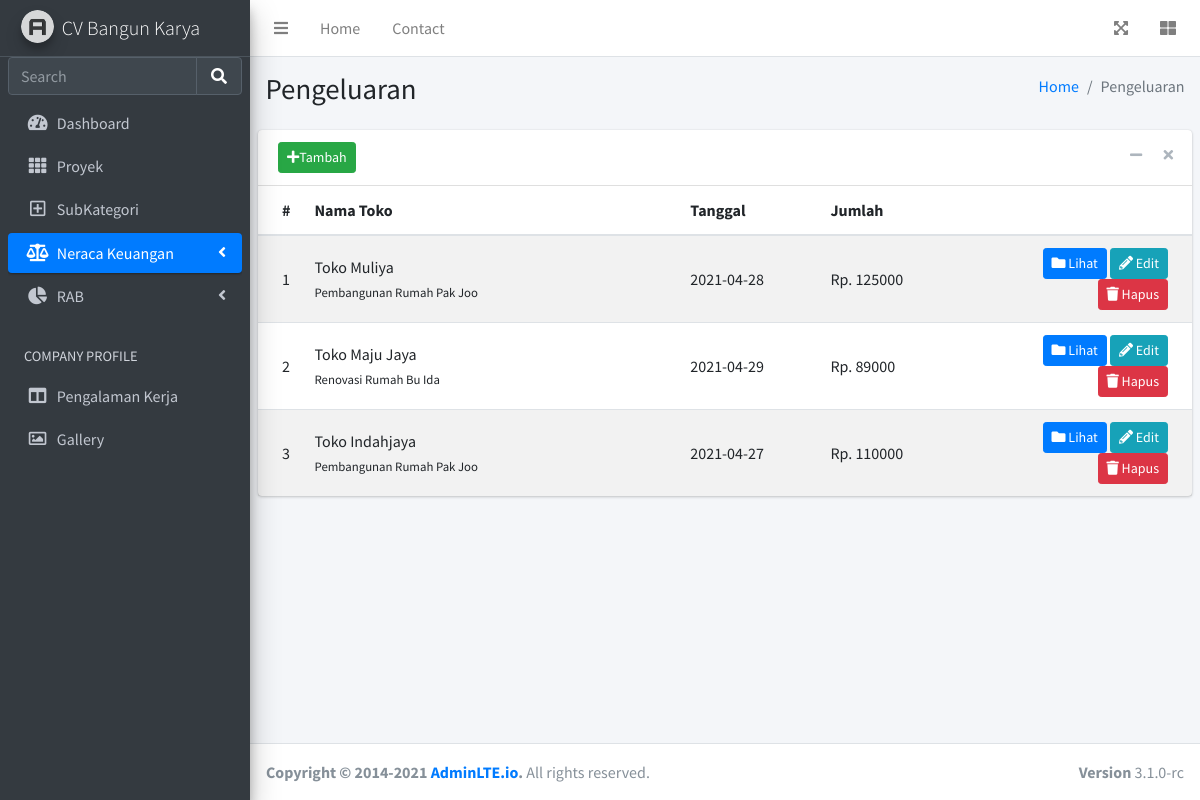
/pengeluaran, run on an earlier commit of the app's database.
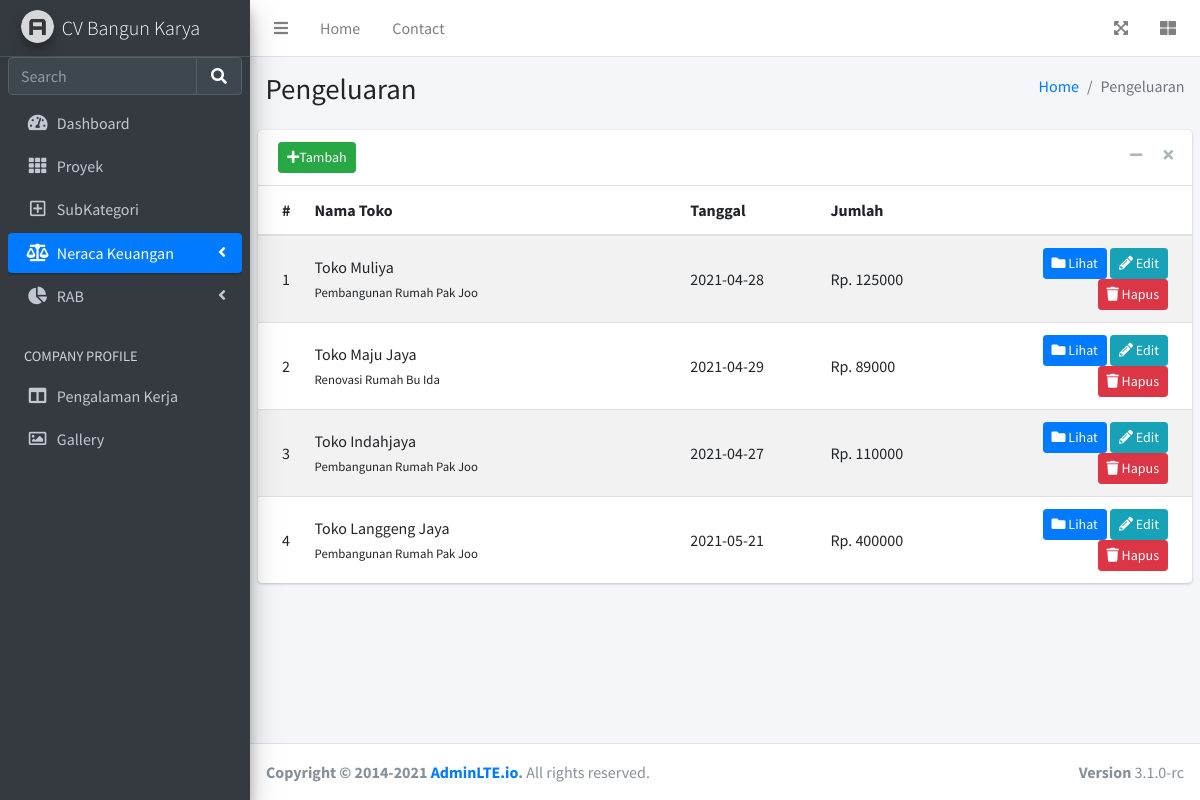
And on a later commit of the database.
### app.py (models this page shows)
class Pengeluaran(db.Model):
    id = db.Column(db.Integer, primary_key=True)
    nama_proyek = db.Column(db.String(100), nullable=False)
    nama_toko = db.Column(db.String(100), nullable=True)
    tanggal = db.Column(db.String(20), nullable=False)
    subkategori = db.Column(db.String(100), nullable=False)
    deskripsi = db.Column(db.String(100), nullable=False)
    jumlah = db.Column(db.String(50), nullable=False)
    bukti = db.Column(db.String(200), nullable=True)
    date_created = db.Column(db.DateTime, default=datetime.utcnow)

### app.py (the view)
@app.route('/pengeluaran', methods=['POST', 'GET'])
def pengeluaran():
    if request.method == 'POST':
        try:
            sub = SubkategoriNeraca.query.filter_by(kategori='Pengeluaran').all()
            proyek = Proyek.query.all()
            f = request.files['bukti']
            f.save(os.path.join(app.config['UPLOAD_PATH'], f.filename))
            Current_Date = datetime.now().strftime("%d-%b-%Y_%H.%M")
            nama = r'Pengeluaran_'+ str(Current_Date) +'.png'
            os.rename(app.config['UPLOAD_PATH'] + f.filename, app.config['UPLOAD_PATH'] + nama)
            nama = r'media/'+ nama
            nilai = coba(2)
            jum = nilai[0]
            tgl = nilai[1]
            desk = nilai[2]
            flash('Foto Bukti Berhasil Discan', 'bg-success')
            return render_template('/pengeluaran/pengeluaran_add.html', subkategori = sub, proyeks = proyek, tgl = tgl, desk = desk, jumlah = jum, bukti = nama)
        except:
            flash('Foto Bukti Gagal Discan', 'bg-danger')
            return redirect('/pengeluaran')
    else:
        pengeluaran = Pengeluaran.query.all()
        return render_template('pengeluaran/pengeluaran.html', pengeluarans = pengeluaran)

### templates/pengeluaran/pengeluaran.html (shortened to what this page needs)
{% extends 'base.html' %}
{% block status_neraca %} active {% endblock %}
{% block body %}
  <div class="content-wrapper">
    <section class="content-header">
      <div class="container-fluid">
        <div class="row mb-2">
          <div class="col-sm-6">
            <h1>Pengeluaran</h1>
          </div>
          <div class="col-sm-6">
            <ol class="breadcrumb float-sm-right">
              <li class="breadcrumb-item"><a href="/">Home</a></li>
              <li class="breadcrumb-item active">Pengeluaran</li>
            </ol>
          </div>
        </div>
      </div>
    </section>
    <section class="content">
      <div class="card">
        <div class="card-header">
          <button type="button" class="btn btn-success btn-sm" data-toggle="modal" data-target="#modal-default">
            <i class="fas fa-plus"></i>Tambah
          </button>
          <div class="card-tools">
            <button type="button" class="btn btn-tool" data-card-widget="collapse" title="Collapse">
              <i class="fas fa-minus"></i>
            </button>
            <button type="button" class="btn btn-tool" data-card-widget="remove" title="Remove">
              <i class="fas fa-times"></i>
            </button>
          </div>
        </div>
        <div class="card-body p-0">
          <table class="table table-striped projects">
              <thead>
                  <tr>
                      <th style="width: 2%">
                          #
                      </th>
                      <th>
                          Nama Toko
                      </th>
                      <th style="width: 15%">
                          Tanggal
                      </th>
                      <th style="width: 15%">
                          Jumlah
                      </th>
                      <th style="width: 25%">
                      </th>
                  </tr>
              </thead>
              <tbody>
                {% for pengeluaran in pengeluarans %}
                  <tr>
                      <td>
                          {{ pengeluaran.id }}
                      </td>
                      <td>
                          <a>
                              {{ pengeluaran.nama_toko }}
                          </a>
                          <br/>
                          <small>
                              {{ pengeluaran.nama_proyek }}
                          </small>
                      </td>
                      <td>
                          {{ pengeluaran.tanggal }}
                      </td>
                      <td>
                          Rp. {{ pengeluaran.jumlah }}
                      </td>
                      <td class="project-actions text-right">
                          <a class="btn btn-primary btn-sm" href="/pengeluaran/{{ pengeluaran.id }}">
                              <i class="fas fa-folder">
                              </i>
                              Lihat
                          </a>
                          <a class="btn btn-info btn-sm" href="/pengeluaran/edit/{{ pengeluaran.id }}">
                              <i class="fas fa-pencil-alt">
                              </i>
                              Edit
                          </a>
                          <a class="btn btn-danger btn-sm" href="/pengeluaran/delete/{{ pengeluaran.id }}">
                              <i class="fas fa-trash">
                              </i>
                              Hapus
                          </a>
                      </td>
                  </tr>
                {% endfor %}
              </tbody>
          </table>
        </div>
      </div>
    </section>
  </div>
{% endblock %}

What changed in the data, as far as the page shows it:
added Pengeluaran: id "4", nama_toko "Toko Langgeng Jaya", nama_proyek "Pembangunan Rumah Pak Joo", tanggal "2021-05-21", jumlah "400000"
